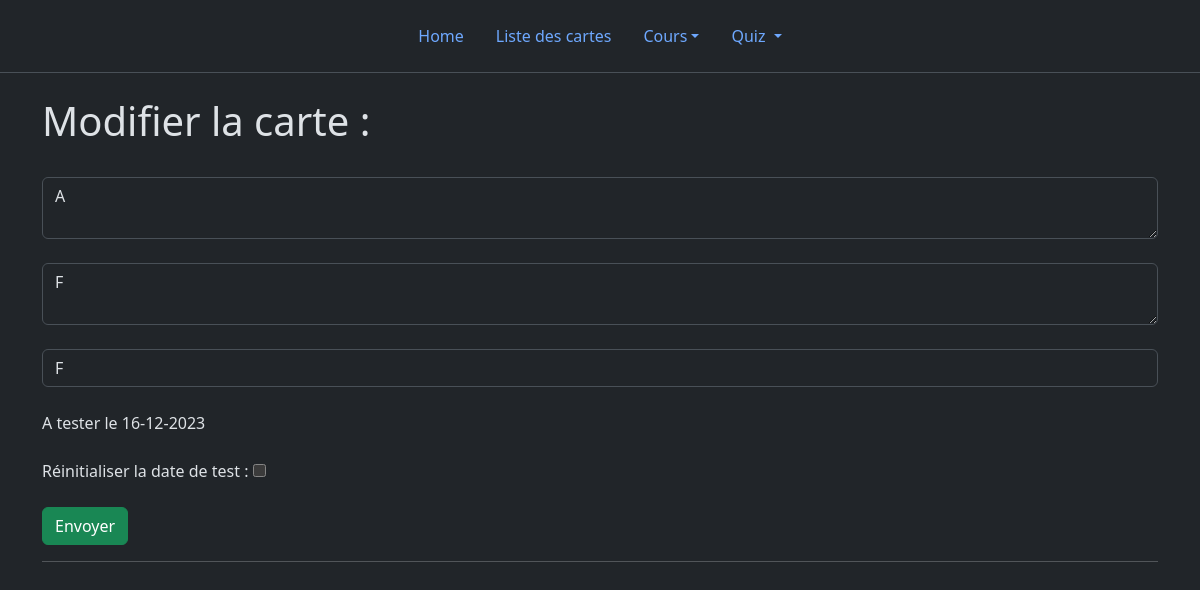
Before: /carte/edit/9 with the older database file.
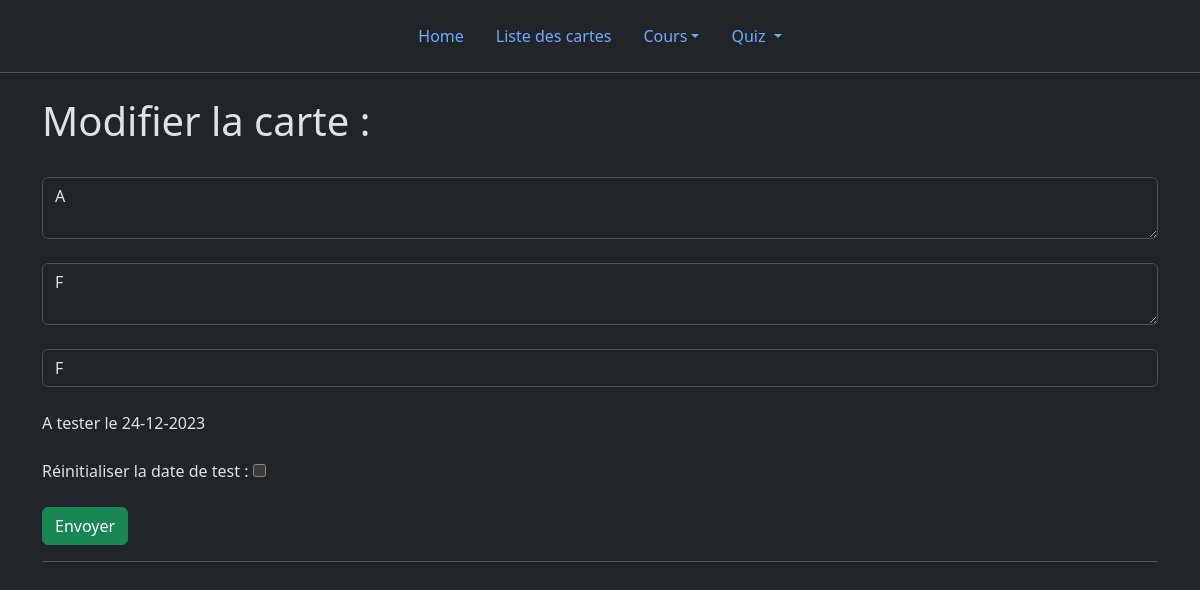
After: the same page with the newer database file.
### app.py (models this page shows, shortened)
class Cards(db.Model):
	id = db.Column(db.Integer, primary_key=True)
	course = db.Column(db.String(50), nullable=False)
	question = db.Column(db.Text, nullable=False)
	answer = db.Column(db.Text, nullable=False)
	date_created = db.Column(db.DateTime, nullable=False, default=datetime.now)
	interval = db.Column(db.Integer, nullable=False, default=1)
	date_rev = db.Column(db.DateTime, nullable=False, default=datetime.now)
	last_rev = db.Column(db.DateTime, nullable=False, default=datetime.now)

### app.py (the view)
@app.route("/carte/edit/<int:id>", methods=['GET', 'POST'])
def edit_card(id):
    card = Cards.query.get_or_404(id)
    if request.method == "POST":
        card.question = request.form['question']
        card.question = card.question[0].upper() + card.question[1:]
        card.answer = request.form['answer']
        card.answer = card.answer[0].upper() + card.answer[1:]
        card.course = request.form['course']
        card.course = card.course[0].upper() + card.course[1:]
        if 'reset' in request.form:
        	card.interval = 1
        	card.date_rev = datetime.now().date()
        db.session.commit()
        return redirect("/carte")
    else:
    	return custom_render_template("posts_edit.html", card=card)

### app.py (called while the page is built)
def custom_render_template(template_name_or_list, **kwargs):
    common_variables = {
        'courselist': Cards.query.with_entities(Cards.course),
        'hour': datetime.now().replace(hour=19, minute=0, second=0),
        'now': datetime.now(),
        'today': datetime.now().date(),
        'tomorrow': datetime.now().date() + timedelta(days=1)
    }
    kwargs.update(common_variables)
    return render_template(template_name_or_list, **kwargs)

### templates/posts_edit.html (shortened to what this page needs)
{% extends 'base.html' %}
{% block body %}
<br>
    <h1>Modifier la carte :</h1>
    <br>
    <form action="{% if current %}/{{current}}/edit/{% else %}/carte/edit/{% endif %}{{ card['id'] }}" method="POST">
        <textarea class="form-control" type="text" name="question" id="question" placeholder="Question : {{ card['question'] }}" required>{{ card['question'] }}</textarea>
        <br>
        <textarea class="form-control" type="text" name="answer" id="answer" placeholder="Réponse : {{ card['answer'] }}" required>{{ card['answer'] }}</textarea>
        <br>
        <input class="form-control" list="listcourse" name="course" id="course" value="{{ card['course'] }}"  placeholder="cours : {{ card['course'] }}" required>
        <br>
        A tester le <span id="daterev">{{ card.date_rev.strftime('%d-%m-%Y') }}</span><br>
        <br> Réinitialiser la date de test : <input onclick="datefc();" type="checkbox" name="reset" id="reset" value="reset" ><br>
        <br>
        <input type="submit" value="Envoyer" class="btn btn-success">
        <hr>
    </form>
{% endblock %}

Changed rows visible on the page:
changed Cards: date_rev "16-12-2023" → "24-12-2023"
